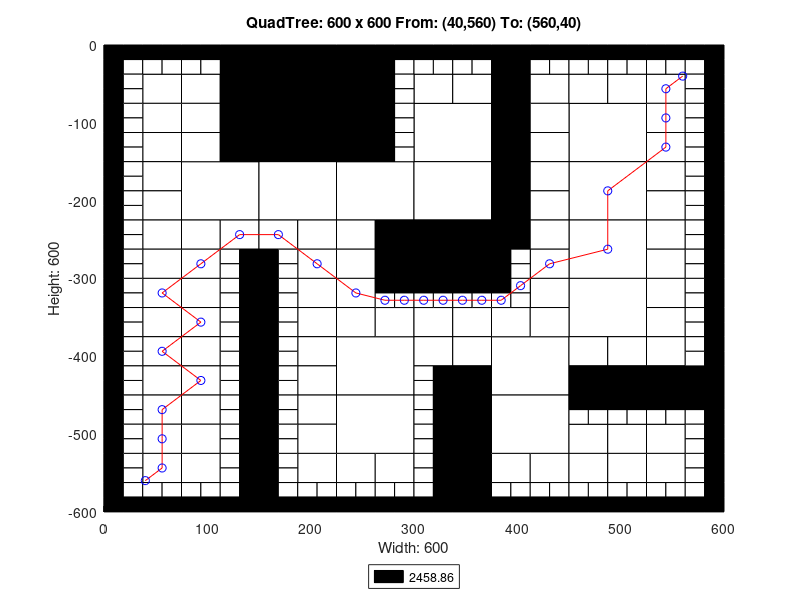

MATLAB code to generate this figure:
axis([0 600 -600 0]);
title('QuadTree: 600 x 600 From: (40,560) To: (560,40)');
xlabel('Width: 600');
ylabel('Height: 600');
rectangle('Position',[150 -75 75 75], 'FaceColor',[0 0 0]);
rectangle('Position',[150 -150 75 75], 'FaceColor',[0 0 0]);
rectangle('Position',[75 -225 75 75], 'FaceColor',[1 1 1]);
rectangle('Position',[150 -225 75 75], 'FaceColor',[1 1 1]);
rectangle('Position',[225 -225 75 75], 'FaceColor',[1 1 1]);
rectangle('Position',[300 -150 75 75], 'FaceColor',[1 1 1]);
rectangle('Position',[450 -150 75 75], 'FaceColor',[1 1 1]);
rectangle('Position',[300 -225 75 75], 'FaceColor',[1 1 1]);
rectangle('Position',[300 -300 75 75], 'FaceColor',[0 0 0]);
rectangle('Position',[450 -225 75 75], 'FaceColor',[1 1 1]);
rectangle('Position',[450 -300 75 75], 'FaceColor',[1 1 1]);
rectangle('Position',[225 -450 75 75], 'FaceColor',[1 1 1]);
rectangle('Position',[225 -525 75 75], 'FaceColor',[1 1 1]);
rectangle('Position',[375 -450 75 75], 'FaceColor',[1 1 1]);
rectangle('Position',[450 -375 75 75], 'FaceColor',[1 1 1]);
rectangle('Position',[375 -525 75 75], 'FaceColor',[1 1 1]);
rectangle('Position',[37.5 -75 37.5 37.5], 'FaceColor',[1 1 1]);
rectangle('Position',[112.5 -37.5 37.5 37.5], 'FaceColor',[0 0 0]);
rectangle('Position',[75 -75 37.5 37.5], 'FaceColor',[1 1 1]);
rectangle('Position',[112.5 -75 37.5 37.5], 'FaceColor',[0 0 0]);
rectangle('Position',[37.5 -112.5 37.5 37.5], 'FaceColor',[1 1 1]);
rectangle('Position',[37.5 -150 37.5 37.5], 'FaceColor',[1 1 1]);
rectangle('Position',[75 -112.5 37.5 37.5], 'FaceColor',[1 1 1]);
rectangle('Position',[112.5 -112.5 37.5 37.5], 'FaceColor',[0 0 0]);
rectangle('Position',[75 -150 37.5 37.5], 'FaceColor',[1 1 1]);
rectangle('Position',[112.5 -150 37.5 37.5], 'FaceColor',[0 0 0]);
rectangle('Position',[225 -37.5 37.5 37.5], 'FaceColor',[0 0 0]);
rectangle('Position',[225 -75 37.5 37.5], 'FaceColor',[0 0 0]);
rectangle('Position',[225 -112.5 37.5 37.5], 'FaceColor',[0 0 0]);
rectangle('Position',[225 -150 37.5 37.5], 'FaceColor',[0 0 0]);
rectangle('Position',[37.5 -187.5 37.5 37.5], 'FaceColor',[1 1 1]);
rectangle('Position',[37.5 -225 37.5 37.5], 'FaceColor',[1 1 1]);
rectangle('Position',[37.5 -262.5 37.5 37.5], 'FaceColor',[1 1 1]);
rectangle('Position',[37.5 -300 37.5 37.5], 'FaceColor',[1 1 1]);
rectangle('Position',[75 -262.5 37.5 37.5], 'FaceColor',[1 1 1]);
rectangle('Position',[112.5 -262.5 37.5 37.5], 'FaceColor',[1 1 1]);
rectangle('Position',[75 -300 37.5 37.5], 'FaceColor',[1 1 1]);
rectangle('Position',[150 -262.5 37.5 37.5], 'FaceColor',[1 1 1]);
rectangle('Position',[187.5 -262.5 37.5 37.5], 'FaceColor',[1 1 1]);
rectangle('Position',[187.5 -300 37.5 37.5], 'FaceColor',[1 1 1]);
rectangle('Position',[225 -262.5 37.5 37.5], 'FaceColor',[1 1 1]);
rectangle('Position',[262.5 -262.5 37.5 37.5], 'FaceColor',[0 0 0]);
rectangle('Position',[225 -300 37.5 37.5], 'FaceColor',[1 1 1]);
rectangle('Position',[262.5 -300 37.5 37.5], 'FaceColor',[0 0 0]);
rectangle('Position',[300 -75 37.5 37.5], 'FaceColor',[1 1 1]);
rectangle('Position',[337.5 -75 37.5 37.5], 'FaceColor',[1 1 1]);
rectangle('Position',[375 -37.5 37.5 37.5], 'FaceColor',[0 0 0]);
rectangle('Position',[375 -75 37.5 37.5], 'FaceColor',[0 0 0]);
rectangle('Position',[412.5 -75 37.5 37.5], 'FaceColor',[1 1 1]);
rectangle('Position',[375 -112.5 37.5 37.5], 'FaceColor',[0 0 0]);
rectangle('Position',[412.5 -112.5 37.5 37.5], 'FaceColor',[1 1 1]);
rectangle('Position',[375 -150 37.5 37.5], 'FaceColor',[0 0 0]);
rectangle('Position',[412.5 -150 37.5 37.5], 'FaceColor',[1 1 1]);
rectangle('Position',[450 -75 37.5 37.5], 'FaceColor',[1 1 1]);
rectangle('Position',[487.5 -75 37.5 37.5], 'FaceColor',[1 1 1]);
rectangle('Position',[525 -75 37.5 37.5], 'FaceColor',[1 1 1]);
rectangle('Position',[525 -112.5 37.5 37.5], 'FaceColor',[1 1 1]);
rectangle('Position',[525 -150 37.5 37.5], 'FaceColor',[1 1 1]);
rectangle('Position',[375 -187.5 37.5 37.5], 'FaceColor',[0 0 0]);
rectangle('Position',[412.5 -187.5 37.5 37.5], 'FaceColor',[1 1 1]);
rectangle('Position',[375 -225 37.5 37.5], 'FaceColor',[0 0 0]);
rectangle('Position',[412.5 -225 37.5 37.5], 'FaceColor',[1 1 1]);
rectangle('Position',[375 -262.5 37.5 37.5], 'FaceColor',[0 0 0]);
rectangle('Position',[412.5 -262.5 37.5 37.5], 'FaceColor',[1 1 1]);
rectangle('Position',[412.5 -300 37.5 37.5], 'FaceColor',[1 1 1]);
rectangle('Position',[525 -187.5 37.5 37.5], 'FaceColor',[1 1 1]);
rectangle('Position',[525 -225 37.5 37.5], 'FaceColor',[1 1 1]);
rectangle('Position',[525 -262.5 37.5 37.5], 'FaceColor',[1 1 1]);
rectangle('Position',[525 -300 37.5 37.5], 'FaceColor',[1 1 1]);
rectangle('Position',[37.5 -337.5 37.5 37.5], 'FaceColor',[1 1 1]);
rectangle('Position',[37.5 -375 37.5 37.5], 'FaceColor',[1 1 1]);
rectangle('Position',[75 -337.5 37.5 37.5], 'FaceColor',[1 1 1]);
rectangle('Position',[75 -375 37.5 37.5], 'FaceColor',[1 1 1]);
rectangle('Position',[37.5 -412.5 37.5 37.5], 'FaceColor',[1 1 1]);
rectangle('Position',[37.5 -450 37.5 37.5], 'FaceColor',[1 1 1]);
rectangle('Position',[75 -412.5 37.5 37.5], 'FaceColor',[1 1 1]);
rectangle('Position',[75 -450 37.5 37.5], 'FaceColor',[1 1 1]);
rectangle('Position',[187.5 -337.5 37.5 37.5], 'FaceColor',[1 1 1]);
rectangle('Position',[187.5 -375 37.5 37.5], 'FaceColor',[1 1 1]);
rectangle('Position',[225 -337.5 37.5 37.5], 'FaceColor',[1 1 1]);
rectangle('Position',[225 -375 37.5 37.5], 'FaceColor',[1 1 1]);
rectangle('Position',[262.5 -375 37.5 37.5], 'FaceColor',[1 1 1]);
rectangle('Position',[187.5 -412.5 37.5 37.5], 'FaceColor',[1 1 1]);
rectangle('Position',[187.5 -450 37.5 37.5], 'FaceColor',[1 1 1]);
rectangle('Position',[37.5 -487.5 37.5 37.5], 'FaceColor',[1 1 1]);
rectangle('Position',[37.5 -525 37.5 37.5], 'FaceColor',[1 1 1]);
rectangle('Position',[75 -487.5 37.5 37.5], 'FaceColor',[1 1 1]);
rectangle('Position',[75 -525 37.5 37.5], 'FaceColor',[1 1 1]);
rectangle('Position',[37.5 -562.5 37.5 37.5], 'FaceColor',[1 1 1]);
rectangle('Position',[75 -562.5 37.5 37.5], 'FaceColor',[1 1 1]);
rectangle('Position',[187.5 -487.5 37.5 37.5], 'FaceColor',[1 1 1]);
rectangle('Position',[187.5 -525 37.5 37.5], 'FaceColor',[1 1 1]);
rectangle('Position',[187.5 -562.5 37.5 37.5], 'FaceColor',[1 1 1]);
rectangle('Position',[225 -562.5 37.5 37.5], 'FaceColor',[1 1 1]);
rectangle('Position',[262.5 -562.5 37.5 37.5], 'FaceColor',[1 1 1]);
rectangle('Position',[300 -375 37.5 37.5], 'FaceColor',[1 1 1]);
rectangle('Position',[337.5 -375 37.5 37.5], 'FaceColor',[1 1 1]);
rectangle('Position',[412.5 -337.5 37.5 37.5], 'FaceColor',[1 1 1]);
rectangle('Position',[375 -375 37.5 37.5], 'FaceColor',[1 1 1]);
rectangle('Position',[412.5 -375 37.5 37.5], 'FaceColor',[1 1 1]);
rectangle('Position',[300 -412.5 37.5 37.5], 'FaceColor',[1 1 1]);
rectangle('Position',[337.5 -412.5 37.5 37.5], 'FaceColor',[1 1 1]);
rectangle('Position',[337.5 -450 37.5 37.5], 'FaceColor',[0 0 0]);
rectangle('Position',[525 -337.5 37.5 37.5], 'FaceColor',[1 1 1]);
rectangle('Position',[525 -375 37.5 37.5], 'FaceColor',[1 1 1]);
rectangle('Position',[450 -412.5 37.5 37.5], 'FaceColor',[1 1 1]);
rectangle('Position',[487.5 -412.5 37.5 37.5], 'FaceColor',[1 1 1]);
rectangle('Position',[450 -450 37.5 37.5], 'FaceColor',[0 0 0]);
rectangle('Position',[487.5 -450 37.5 37.5], 'FaceColor',[0 0 0]);
rectangle('Position',[525 -412.5 37.5 37.5], 'FaceColor',[1 1 1]);
rectangle('Position',[525 -450 37.5 37.5], 'FaceColor',[0 0 0]);
rectangle('Position',[562.5 -450 37.5 37.5], 'FaceColor',[0 0 0]);
rectangle('Position',[337.5 -487.5 37.5 37.5], 'FaceColor',[0 0 0]);
rectangle('Position',[337.5 -525 37.5 37.5], 'FaceColor',[0 0 0]);
rectangle('Position',[337.5 -562.5 37.5 37.5], 'FaceColor',[0 0 0]);
rectangle('Position',[337.5 -600 37.5 37.5], 'FaceColor',[0 0 0]);
rectangle('Position',[375 -562.5 37.5 37.5], 'FaceColor',[1 1 1]);
rectangle('Position',[412.5 -562.5 37.5 37.5], 'FaceColor',[1 1 1]);
rectangle('Position',[450 -525 37.5 37.5], 'FaceColor',[1 1 1]);
rectangle('Position',[487.5 -525 37.5 37.5], 'FaceColor',[1 1 1]);
rectangle('Position',[525 -525 37.5 37.5], 'FaceColor',[1 1 1]);
rectangle('Position',[450 -562.5 37.5 37.5], 'FaceColor',[1 1 1]);
rectangle('Position',[487.5 -562.5 37.5 37.5], 'FaceColor',[1 1 1]);
rectangle('Position',[525 -562.5 37.5 37.5], 'FaceColor',[1 1 1]);
rectangle('Position',[0 -18.75 18.75 18.75], 'FaceColor',[0 0 0]);
rectangle('Position',[18.75 -18.75 18.75 18.75], 'FaceColor',[0 0 0]);
rectangle('Position',[0 -37.5 18.75 18.75], 'FaceColor',[0 0 0]);
rectangle('Position',[18.75 -37.5 18.75 18.75], 'FaceColor',[1 1 1]);
rectangle('Position',[37.5 -18.75 18.75 18.75], 'FaceColor',[0 0 0]);
rectangle('Position',[56.25 -18.75 18.75 18.75], 'FaceColor',[0 0 0]);
rectangle('Position',[37.5 -37.5 18.75 18.75], 'FaceColor',[1 1 1]);
rectangle('Position',[56.25 -37.5 18.75 18.75], 'FaceColor',[1 1 1]);
rectangle('Position',[0 -56.25 18.75 18.75], 'FaceColor',[0 0 0]);
rectangle('Position',[18.75 -56.25 18.75 18.75], 'FaceColor',[1 1 1]);
rectangle('Position',[0 -75 18.75 18.75], 'FaceColor',[0 0 0]);
rectangle('Position',[18.75 -75 18.75 18.75], 'FaceColor',[1 1 1]);
rectangle('Position',[75 -18.75 18.75 18.75], 'FaceColor',[0 0 0]);
rectangle('Position',[93.75 -18.75 18.75 18.75], 'FaceColor',[0 0 0]);
rectangle('Position',[75 -37.5 18.75 18.75], 'FaceColor',[1 1 1]);
rectangle('Position',[93.75 -37.5 18.75 18.75], 'FaceColor',[1 1 1]);
rectangle('Position',[0 -93.75 18.75 18.75], 'FaceColor',[0 0 0]);
rectangle('Position',[18.75 -93.75 18.75 18.75], 'FaceColor',[1 1 1]);
rectangle('Position',[0 -112.5 18.75 18.75], 'FaceColor',[0 0 0]);
rectangle('Position',[18.75 -112.5 18.75 18.75], 'FaceColor',[1 1 1]);
rectangle('Position',[0 -131.25 18.75 18.75], 'FaceColor',[0 0 0]);
rectangle('Position',[18.75 -131.25 18.75 18.75], 'FaceColor',[1 1 1]);
rectangle('Position',[0 -150 18.75 18.75], 'FaceColor',[0 0 0]);
rectangle('Position',[18.75 -150 18.75 18.75], 'FaceColor',[1 1 1]);
rectangle('Position',[262.5 -18.75 18.75 18.75], 'FaceColor',[0 0 0]);
rectangle('Position',[281.25 -18.75 18.75 18.75], 'FaceColor',[0 0 0]);
rectangle('Position',[262.5 -37.5 18.75 18.75], 'FaceColor',[0 0 0]);
rectangle('Position',[281.25 -37.5 18.75 18.75], 'FaceColor',[1 1 1]);
rectangle('Position',[262.5 -56.25 18.75 18.75], 'FaceColor',[0 0 0]);
rectangle('Position',[281.25 -56.25 18.75 18.75], 'FaceColor',[1 1 1]);
rectangle('Position',[262.5 -75 18.75 18.75], 'FaceColor',[0 0 0]);
rectangle('Position',[281.25 -75 18.75 18.75], 'FaceColor',[1 1 1]);
rectangle('Position',[262.5 -93.75 18.75 18.75], 'FaceColor',[0 0 0]);
rectangle('Position',[281.25 -93.75 18.75 18.75], 'FaceColor',[1 1 1]);
rectangle('Position',[262.5 -112.5 18.75 18.75], 'FaceColor',[0 0 0]);
rectangle('Position',[281.25 -112.5 18.75 18.75], 'FaceColor',[1 1 1]);
rectangle('Position',[262.5 -131.25 18.75 18.75], 'FaceColor',[0 0 0]);
rectangle('Position',[281.25 -131.25 18.75 18.75], 'FaceColor',[1 1 1]);
rectangle('Position',[262.5 -150 18.75 18.75], 'FaceColor',[0 0 0]);
rectangle('Position',[281.25 -150 18.75 18.75], 'FaceColor',[1 1 1]);
rectangle('Position',[0 -168.75 18.75 18.75], 'FaceColor',[0 0 0]);
rectangle('Position',[18.75 -168.75 18.75 18.75], 'FaceColor',[1 1 1]);
rectangle('Position',[0 -187.5 18.75 18.75], 'FaceColor',[0 0 0]);
rectangle('Position',[18.75 -187.5 18.75 18.75], 'FaceColor',[1 1 1]);
rectangle('Position',[0 -206.25 18.75 18.75], 'FaceColor',[0 0 0]);
rectangle('Position',[18.75 -206.25 18.75 18.75], 'FaceColor',[1 1 1]);
rectangle('Position',[0 -225 18.75 18.75], 'FaceColor',[0 0 0]);
rectangle('Position',[18.75 -225 18.75 18.75], 'FaceColor',[1 1 1]);
rectangle('Position',[0 -243.75 18.75 18.75], 'FaceColor',[0 0 0]);
rectangle('Position',[18.75 -243.75 18.75 18.75], 'FaceColor',[1 1 1]);
rectangle('Position',[0 -262.5 18.75 18.75], 'FaceColor',[0 0 0]);
rectangle('Position',[18.75 -262.5 18.75 18.75], 'FaceColor',[1 1 1]);
rectangle('Position',[0 -281.25 18.75 18.75], 'FaceColor',[0 0 0]);
rectangle('Position',[18.75 -281.25 18.75 18.75], 'FaceColor',[1 1 1]);
rectangle('Position',[0 -300 18.75 18.75], 'FaceColor',[0 0 0]);
rectangle('Position',[18.75 -300 18.75 18.75], 'FaceColor',[1 1 1]);
rectangle('Position',[112.5 -281.25 18.75 18.75], 'FaceColor',[1 1 1]);
rectangle('Position',[131.25 -281.25 18.75 18.75], 'FaceColor',[0 0 0]);
rectangle('Position',[112.5 -300 18.75 18.75], 'FaceColor',[1 1 1]);
rectangle('Position',[131.25 -300 18.75 18.75], 'FaceColor',[0 0 0]);
rectangle('Position',[150 -281.25 18.75 18.75], 'FaceColor',[0 0 0]);
rectangle('Position',[168.75 -281.25 18.75 18.75], 'FaceColor',[1 1 1]);
rectangle('Position',[150 -300 18.75 18.75], 'FaceColor',[0 0 0]);
rectangle('Position',[168.75 -300 18.75 18.75], 'FaceColor',[1 1 1]);
rectangle('Position',[300 -18.75 18.75 18.75], 'FaceColor',[0 0 0]);
rectangle('Position',[318.75 -18.75 18.75 18.75], 'FaceColor',[0 0 0]);
rectangle('Position',[300 -37.5 18.75 18.75], 'FaceColor',[1 1 1]);
rectangle('Position',[318.75 -37.5 18.75 18.75], 'FaceColor',[1 1 1]);
rectangle('Position',[337.5 -18.75 18.75 18.75], 'FaceColor',[0 0 0]);
rectangle('Position',[356.25 -18.75 18.75 18.75], 'FaceColor',[0 0 0]);
rectangle('Position',[337.5 -37.5 18.75 18.75], 'FaceColor',[1 1 1]);
rectangle('Position',[356.25 -37.5 18.75 18.75], 'FaceColor',[1 1 1]);
rectangle('Position',[412.5 -18.75 18.75 18.75], 'FaceColor',[0 0 0]);
rectangle('Position',[431.25 -18.75 18.75 18.75], 'FaceColor',[0 0 0]);
rectangle('Position',[412.5 -37.5 18.75 18.75], 'FaceColor',[1 1 1]);
rectangle('Position',[431.25 -37.5 18.75 18.75], 'FaceColor',[1 1 1]);
rectangle('Position',[450 -18.75 18.75 18.75], 'FaceColor',[0 0 0]);
rectangle('Position',[468.75 -18.75 18.75 18.75], 'FaceColor',[0 0 0]);
rectangle('Position',[450 -37.5 18.75 18.75], 'FaceColor',[1 1 1]);
rectangle('Position',[468.75 -37.5 18.75 18.75], 'FaceColor',[1 1 1]);
rectangle('Position',[487.5 -18.75 18.75 18.75], 'FaceColor',[0 0 0]);
rectangle('Position',[506.25 -18.75 18.75 18.75], 'FaceColor',[0 0 0]);
rectangle('Position',[487.5 -37.5 18.75 18.75], 'FaceColor',[1 1 1]);
rectangle('Position',[506.25 -37.5 18.75 18.75], 'FaceColor',[1 1 1]);
rectangle('Position',[525 -18.75 18.75 18.75], 'FaceColor',[0 0 0]);
rectangle('Position',[543.75 -18.75 18.75 18.75], 'FaceColor',[0 0 0]);
rectangle('Position',[525 -37.5 18.75 18.75], 'FaceColor',[1 1 1]);
rectangle('Position',[543.75 -37.5 18.75 18.75], 'FaceColor',[1 1 1]);
rectangle('Position',[562.5 -18.75 18.75 18.75], 'FaceColor',[0 0 0]);
rectangle('Position',[581.25 -18.75 18.75 18.75], 'FaceColor',[0 0 0]);
rectangle('Position',[562.5 -37.5 18.75 18.75], 'FaceColor',[1 1 1]);
rectangle('Position',[581.25 -37.5 18.75 18.75], 'FaceColor',[0 0 0]);
rectangle('Position',[562.5 -56.25 18.75 18.75], 'FaceColor',[1 1 1]);
rectangle('Position',[581.25 -56.25 18.75 18.75], 'FaceColor',[0 0 0]);
rectangle('Position',[562.5 -75 18.75 18.75], 'FaceColor',[1 1 1]);
rectangle('Position',[581.25 -75 18.75 18.75], 'FaceColor',[0 0 0]);
rectangle('Position',[562.5 -93.75 18.75 18.75], 'FaceColor',[1 1 1]);
rectangle('Position',[581.25 -93.75 18.75 18.75], 'FaceColor',[0 0 0]);
rectangle('Position',[562.5 -112.5 18.75 18.75], 'FaceColor',[1 1 1]);
rectangle('Position',[581.25 -112.5 18.75 18.75], 'FaceColor',[0 0 0]);
rectangle('Position',[562.5 -131.25 18.75 18.75], 'FaceColor',[1 1 1]);
rectangle('Position',[581.25 -131.25 18.75 18.75], 'FaceColor',[0 0 0]);
rectangle('Position',[562.5 -150 18.75 18.75], 'FaceColor',[1 1 1]);
rectangle('Position',[581.25 -150 18.75 18.75], 'FaceColor',[0 0 0]);
rectangle('Position',[375 -281.25 18.75 18.75], 'FaceColor',[0 0 0]);
rectangle('Position',[393.75 -281.25 18.75 18.75], 'FaceColor',[1 1 1]);
rectangle('Position',[375 -300 18.75 18.75], 'FaceColor',[0 0 0]);
rectangle('Position',[393.75 -300 18.75 18.75], 'FaceColor',[1 1 1]);
rectangle('Position',[562.5 -168.75 18.75 18.75], 'FaceColor',[1 1 1]);
rectangle('Position',[581.25 -168.75 18.75 18.75], 'FaceColor',[0 0 0]);
rectangle('Position',[562.5 -187.5 18.75 18.75], 'FaceColor',[1 1 1]);
rectangle('Position',[581.25 -187.5 18.75 18.75], 'FaceColor',[0 0 0]);
rectangle('Position',[562.5 -206.25 18.75 18.75], 'FaceColor',[1 1 1]);
rectangle('Position',[581.25 -206.25 18.75 18.75], 'FaceColor',[0 0 0]);
rectangle('Position',[562.5 -225 18.75 18.75], 'FaceColor',[1 1 1]);
rectangle('Position',[581.25 -225 18.75 18.75], 'FaceColor',[0 0 0]);
rectangle('Position',[562.5 -243.75 18.75 18.75], 'FaceColor',[1 1 1]);
rectangle('Position',[581.25 -243.75 18.75 18.75], 'FaceColor',[0 0 0]);
rectangle('Position',[562.5 -262.5 18.75 18.75], 'FaceColor',[1 1 1]);
rectangle('Position',[581.25 -262.5 18.75 18.75], 'FaceColor',[0 0 0]);
rectangle('Position',[562.5 -281.25 18.75 18.75], 'FaceColor',[1 1 1]);
rectangle('Position',[581.25 -281.25 18.75 18.75], 'FaceColor',[0 0 0]);
rectangle('Position',[562.5 -300 18.75 18.75], 'FaceColor',[1 1 1]);
rectangle('Position',[581.25 -300 18.75 18.75], 'FaceColor',[0 0 0]);
rectangle('Position',[0 -318.75 18.75 18.75], 'FaceColor',[0 0 0]);
rectangle('Position',[18.75 -318.75 18.75 18.75], 'FaceColor',[1 1 1]);
rectangle('Position',[0 -337.5 18.75 18.75], 'FaceColor',[0 0 0]);
rectangle('Position',[18.75 -337.5 18.75 18.75], 'FaceColor',[1 1 1]);
rectangle('Position',[0 -356.25 18.75 18.75], 'FaceColor',[0 0 0]);
rectangle('Position',[18.75 -356.25 18.75 18.75], 'FaceColor',[1 1 1]);
rectangle('Position',[0 -375 18.75 18.75], 'FaceColor',[0 0 0]);
rectangle('Position',[18.75 -375 18.75 18.75], 'FaceColor',[1 1 1]);
rectangle('Position',[112.5 -318.75 18.75 18.75], 'FaceColor',[1 1 1]);
rectangle('Position',[131.25 -318.75 18.75 18.75], 'FaceColor',[0 0 0]);
rectangle('Position',[112.5 -337.5 18.75 18.75], 'FaceColor',[1 1 1]);
rectangle('Position',[131.25 -337.5 18.75 18.75], 'FaceColor',[0 0 0]);
rectangle('Position',[112.5 -356.25 18.75 18.75], 'FaceColor',[1 1 1]);
rectangle('Position',[131.25 -356.25 18.75 18.75], 'FaceColor',[0 0 0]);
rectangle('Position',[112.5 -375 18.75 18.75], 'FaceColor',[1 1 1]);
rectangle('Position',[131.25 -375 18.75 18.75], 'FaceColor',[0 0 0]);
rectangle('Position',[0 -393.75 18.75 18.75], 'FaceColor',[0 0 0]);
rectangle('Position',[18.75 -393.75 18.75 18.75], 'FaceColor',[1 1 1]);
rectangle('Position',[0 -412.5 18.75 18.75], 'FaceColor',[0 0 0]);
rectangle('Position',[18.75 -412.5 18.75 18.75], 'FaceColor',[1 1 1]);
rectangle('Position',[0 -431.25 18.75 18.75], 'FaceColor',[0 0 0]);
rectangle('Position',[18.75 -431.25 18.75 18.75], 'FaceColor',[1 1 1]);
rectangle('Position',[0 -450 18.75 18.75], 'FaceColor',[0 0 0]);
rectangle('Position',[18.75 -450 18.75 18.75], 'FaceColor',[1 1 1]);
rectangle('Position',[112.5 -393.75 18.75 18.75], 'FaceColor',[1 1 1]);
rectangle('Position',[131.25 -393.75 18.75 18.75], 'FaceColor',[0 0 0]);
rectangle('Position',[112.5 -412.5 18.75 18.75], 'FaceColor',[1 1 1]);
rectangle('Position',[131.25 -412.5 18.75 18.75], 'FaceColor',[0 0 0]);
rectangle('Position',[112.5 -431.25 18.75 18.75], 'FaceColor',[1 1 1]);
rectangle('Position',[131.25 -431.25 18.75 18.75], 'FaceColor',[0 0 0]);
rectangle('Position',[112.5 -450 18.75 18.75], 'FaceColor',[1 1 1]);
rectangle('Position',[131.25 -450 18.75 18.75], 'FaceColor',[0 0 0]);
rectangle('Position',[150 -318.75 18.75 18.75], 'FaceColor',[0 0 0]);
rectangle('Position',[168.75 -318.75 18.75 18.75], 'FaceColor',[1 1 1]);
rectangle('Position',[150 -337.5 18.75 18.75], 'FaceColor',[0 0 0]);
rectangle('Position',[168.75 -337.5 18.75 18.75], 'FaceColor',[1 1 1]);
rectangle('Position',[150 -356.25 18.75 18.75], 'FaceColor',[0 0 0]);
rectangle('Position',[168.75 -356.25 18.75 18.75], 'FaceColor',[1 1 1]);
rectangle('Position',[150 -375 18.75 18.75], 'FaceColor',[0 0 0]);
rectangle('Position',[168.75 -375 18.75 18.75], 'FaceColor',[1 1 1]);
rectangle('Position',[262.5 -318.75 18.75 18.75], 'FaceColor',[0 0 0]);
rectangle('Position',[281.25 -318.75 18.75 18.75], 'FaceColor',[0 0 0]);
rectangle('Position',[262.5 -337.5 18.75 18.75], 'FaceColor',[1 1 1]);
rectangle('Position',[281.25 -337.5 18.75 18.75], 'FaceColor',[1 1 1]);
rectangle('Position',[150 -393.75 18.75 18.75], 'FaceColor',[0 0 0]);
rectangle('Position',[168.75 -393.75 18.75 18.75], 'FaceColor',[1 1 1]);
rectangle('Position',[150 -412.5 18.75 18.75], 'FaceColor',[0 0 0]);
rectangle('Position',[168.75 -412.5 18.75 18.75], 'FaceColor',[1 1 1]);
rectangle('Position',[150 -431.25 18.75 18.75], 'FaceColor',[0 0 0]);
rectangle('Position',[168.75 -431.25 18.75 18.75], 'FaceColor',[1 1 1]);
rectangle('Position',[150 -450 18.75 18.75], 'FaceColor',[0 0 0]);
rectangle('Position',[168.75 -450 18.75 18.75], 'FaceColor',[1 1 1]);
rectangle('Position',[0 -468.75 18.75 18.75], 'FaceColor',[0 0 0]);
rectangle('Position',[18.75 -468.75 18.75 18.75], 'FaceColor',[1 1 1]);
rectangle('Position',[0 -487.5 18.75 18.75], 'FaceColor',[0 0 0]);
rectangle('Position',[18.75 -487.5 18.75 18.75], 'FaceColor',[1 1 1]);
rectangle('Position',[0 -506.25 18.75 18.75], 'FaceColor',[0 0 0]);
rectangle('Position',[18.75 -506.25 18.75 18.75], 'FaceColor',[1 1 1]);
rectangle('Position',[0 -525 18.75 18.75], 'FaceColor',[0 0 0]);
rectangle('Position',[18.75 -525 18.75 18.75], 'FaceColor',[1 1 1]);
rectangle('Position',[112.5 -468.75 18.75 18.75], 'FaceColor',[1 1 1]);
rectangle('Position',[131.25 -468.75 18.75 18.75], 'FaceColor',[0 0 0]);
rectangle('Position',[112.5 -487.5 18.75 18.75], 'FaceColor',[1 1 1]);
rectangle('Position',[131.25 -487.5 18.75 18.75], 'FaceColor',[0 0 0]);
rectangle('Position',[112.5 -506.25 18.75 18.75], 'FaceColor',[1 1 1]);
rectangle('Position',[131.25 -506.25 18.75 18.75], 'FaceColor',[0 0 0]);
rectangle('Position',[112.5 -525 18.75 18.75], 'FaceColor',[1 1 1]);
rectangle('Position',[131.25 -525 18.75 18.75], 'FaceColor',[0 0 0]);
rectangle('Position',[0 -543.75 18.75 18.75], 'FaceColor',[0 0 0]);
rectangle('Position',[18.75 -543.75 18.75 18.75], 'FaceColor',[1 1 1]);
rectangle('Position',[0 -562.5 18.75 18.75], 'FaceColor',[0 0 0]);
rectangle('Position',[18.75 -562.5 18.75 18.75], 'FaceColor',[1 1 1]);
rectangle('Position',[0 -581.25 18.75 18.75], 'FaceColor',[0 0 0]);
rectangle('Position',[18.75 -581.25 18.75 18.75], 'FaceColor',[1 1 1]);
rectangle('Position',[0 -600 18.75 18.75], 'FaceColor',[0 0 0]);
rectangle('Position',[18.75 -600 18.75 18.75], 'FaceColor',[0 0 0]);
rectangle('Position',[37.5 -581.25 18.75 18.75], 'FaceColor',[1 1 1]);
rectangle('Position',[56.25 -581.25 18.75 18.75], 'FaceColor',[1 1 1]);
rectangle('Position',[37.5 -600 18.75 18.75], 'FaceColor',[0 0 0]);
rectangle('Position',[56.25 -600 18.75 18.75], 'FaceColor',[0 0 0]);
rectangle('Position',[112.5 -543.75 18.75 18.75], 'FaceColor',[1 1 1]);
rectangle('Position',[131.25 -543.75 18.75 18.75], 'FaceColor',[0 0 0]);
rectangle('Position',[112.5 -562.5 18.75 18.75], 'FaceColor',[1 1 1]);
rectangle('Position',[131.25 -562.5 18.75 18.75], 'FaceColor',[0 0 0]);
rectangle('Position',[75 -581.25 18.75 18.75], 'FaceColor',[1 1 1]);
rectangle('Position',[93.75 -581.25 18.75 18.75], 'FaceColor',[1 1 1]);
rectangle('Position',[75 -600 18.75 18.75], 'FaceColor',[0 0 0]);
rectangle('Position',[93.75 -600 18.75 18.75], 'FaceColor',[0 0 0]);
rectangle('Position',[112.5 -581.25 18.75 18.75], 'FaceColor',[1 1 1]);
rectangle('Position',[131.25 -581.25 18.75 18.75], 'FaceColor',[0 0 0]);
rectangle('Position',[112.5 -600 18.75 18.75], 'FaceColor',[0 0 0]);
rectangle('Position',[131.25 -600 18.75 18.75], 'FaceColor',[0 0 0]);
rectangle('Position',[150 -468.75 18.75 18.75], 'FaceColor',[0 0 0]);
rectangle('Position',[168.75 -468.75 18.75 18.75], 'FaceColor',[1 1 1]);
rectangle('Position',[150 -487.5 18.75 18.75], 'FaceColor',[0 0 0]);
rectangle('Position',[168.75 -487.5 18.75 18.75], 'FaceColor',[1 1 1]);
rectangle('Position',[150 -506.25 18.75 18.75], 'FaceColor',[0 0 0]);
rectangle('Position',[168.75 -506.25 18.75 18.75], 'FaceColor',[1 1 1]);
rectangle('Position',[150 -525 18.75 18.75], 'FaceColor',[0 0 0]);
rectangle('Position',[168.75 -525 18.75 18.75], 'FaceColor',[1 1 1]);
rectangle('Position',[150 -543.75 18.75 18.75], 'FaceColor',[0 0 0]);
rectangle('Position',[168.75 -543.75 18.75 18.75], 'FaceColor',[1 1 1]);
rectangle('Position',[150 -562.5 18.75 18.75], 'FaceColor',[0 0 0]);
rectangle('Position',[168.75 -562.5 18.75 18.75], 'FaceColor',[1 1 1]);
rectangle('Position',[150 -581.25 18.75 18.75], 'FaceColor',[0 0 0]);
rectangle('Position',[168.75 -581.25 18.75 18.75], 'FaceColor',[1 1 1]);
rectangle('Position',[150 -600 18.75 18.75], 'FaceColor',[0 0 0]);
rectangle('Position',[168.75 -600 18.75 18.75], 'FaceColor',[0 0 0]);
rectangle('Position',[187.5 -581.25 18.75 18.75], 'FaceColor',[1 1 1]);
rectangle('Position',[206.25 -581.25 18.75 18.75], 'FaceColor',[1 1 1]);
rectangle('Position',[187.5 -600 18.75 18.75], 'FaceColor',[0 0 0]);
rectangle('Position',[206.25 -600 18.75 18.75], 'FaceColor',[0 0 0]);
rectangle('Position',[225 -581.25 18.75 18.75], 'FaceColor',[1 1 1]);
rectangle('Position',[243.75 -581.25 18.75 18.75], 'FaceColor',[1 1 1]);
rectangle('Position',[225 -600 18.75 18.75], 'FaceColor',[0 0 0]);
rectangle('Position',[243.75 -600 18.75 18.75], 'FaceColor',[0 0 0]);
rectangle('Position',[262.5 -581.25 18.75 18.75], 'FaceColor',[1 1 1]);
rectangle('Position',[281.25 -581.25 18.75 18.75], 'FaceColor',[1 1 1]);
rectangle('Position',[262.5 -600 18.75 18.75], 'FaceColor',[0 0 0]);
rectangle('Position',[281.25 -600 18.75 18.75], 'FaceColor',[0 0 0]);
rectangle('Position',[300 -318.75 18.75 18.75], 'FaceColor',[0 0 0]);
rectangle('Position',[318.75 -318.75 18.75 18.75], 'FaceColor',[0 0 0]);
rectangle('Position',[300 -337.5 18.75 18.75], 'FaceColor',[1 1 1]);
rectangle('Position',[318.75 -337.5 18.75 18.75], 'FaceColor',[1 1 1]);
rectangle('Position',[337.5 -318.75 18.75 18.75], 'FaceColor',[0 0 0]);
rectangle('Position',[356.25 -318.75 18.75 18.75], 'FaceColor',[0 0 0]);
rectangle('Position',[337.5 -337.5 18.75 18.75], 'FaceColor',[1 1 1]);
rectangle('Position',[356.25 -337.5 18.75 18.75], 'FaceColor',[1 1 1]);
rectangle('Position',[375 -318.75 18.75 18.75], 'FaceColor',[0 0 0]);
rectangle('Position',[393.75 -318.75 18.75 18.75], 'FaceColor',[1 1 1]);
rectangle('Position',[375 -337.5 18.75 18.75], 'FaceColor',[1 1 1]);
rectangle('Position',[393.75 -337.5 18.75 18.75], 'FaceColor',[1 1 1]);
rectangle('Position',[300 -431.25 18.75 18.75], 'FaceColor',[1 1 1]);
rectangle('Position',[318.75 -431.25 18.75 18.75], 'FaceColor',[0 0 0]);
rectangle('Position',[300 -450 18.75 18.75], 'FaceColor',[1 1 1]);
rectangle('Position',[318.75 -450 18.75 18.75], 'FaceColor',[0 0 0]);
rectangle('Position',[562.5 -318.75 18.75 18.75], 'FaceColor',[1 1 1]);
rectangle('Position',[581.25 -318.75 18.75 18.75], 'FaceColor',[0 0 0]);
rectangle('Position',[562.5 -337.5 18.75 18.75], 'FaceColor',[1 1 1]);
rectangle('Position',[581.25 -337.5 18.75 18.75], 'FaceColor',[0 0 0]);
rectangle('Position',[562.5 -356.25 18.75 18.75], 'FaceColor',[1 1 1]);
rectangle('Position',[581.25 -356.25 18.75 18.75], 'FaceColor',[0 0 0]);
rectangle('Position',[562.5 -375 18.75 18.75], 'FaceColor',[1 1 1]);
rectangle('Position',[581.25 -375 18.75 18.75], 'FaceColor',[0 0 0]);
rectangle('Position',[562.5 -393.75 18.75 18.75], 'FaceColor',[1 1 1]);
rectangle('Position',[581.25 -393.75 18.75 18.75], 'FaceColor',[0 0 0]);
rectangle('Position',[562.5 -412.5 18.75 18.75], 'FaceColor',[1 1 1]);
rectangle('Position',[581.25 -412.5 18.75 18.75], 'FaceColor',[0 0 0]);
rectangle('Position',[300 -468.75 18.75 18.75], 'FaceColor',[1 1 1]);
rectangle('Position',[318.75 -468.75 18.75 18.75], 'FaceColor',[0 0 0]);
rectangle('Position',[300 -487.5 18.75 18.75], 'FaceColor',[1 1 1]);
rectangle('Position',[318.75 -487.5 18.75 18.75], 'FaceColor',[0 0 0]);
rectangle('Position',[300 -506.25 18.75 18.75], 'FaceColor',[1 1 1]);
rectangle('Position',[318.75 -506.25 18.75 18.75], 'FaceColor',[0 0 0]);
rectangle('Position',[300 -525 18.75 18.75], 'FaceColor',[1 1 1]);
rectangle('Position',[318.75 -525 18.75 18.75], 'FaceColor',[0 0 0]);
rectangle('Position',[300 -543.75 18.75 18.75], 'FaceColor',[1 1 1]);
rectangle('Position',[318.75 -543.75 18.75 18.75], 'FaceColor',[0 0 0]);
rectangle('Position',[300 -562.5 18.75 18.75], 'FaceColor',[1 1 1]);
rectangle('Position',[318.75 -562.5 18.75 18.75], 'FaceColor',[0 0 0]);
rectangle('Position',[300 -581.25 18.75 18.75], 'FaceColor',[1 1 1]);
rectangle('Position',[318.75 -581.25 18.75 18.75], 'FaceColor',[0 0 0]);
rectangle('Position',[300 -600 18.75 18.75], 'FaceColor',[0 0 0]);
rectangle('Position',[318.75 -600 18.75 18.75], 'FaceColor',[0 0 0]);
rectangle('Position',[375 -581.25 18.75 18.75], 'FaceColor',[1 1 1]);
rectangle('Position',[393.75 -581.25 18.75 18.75], 'FaceColor',[1 1 1]);
rectangle('Position',[375 -600 18.75 18.75], 'FaceColor',[0 0 0]);
rectangle('Position',[393.75 -600 18.75 18.75], 'FaceColor',[0 0 0]);
rectangle('Position',[412.5 -581.25 18.75 18.75], 'FaceColor',[1 1 1]);
rectangle('Position',[431.25 -581.25 18.75 18.75], 'FaceColor',[1 1 1]);
rectangle('Position',[412.5 -600 18.75 18.75], 'FaceColor',[0 0 0]);
rectangle('Position',[431.25 -600 18.75 18.75], 'FaceColor',[0 0 0]);
rectangle('Position',[450 -468.75 18.75 18.75], 'FaceColor',[0 0 0]);
rectangle('Position',[468.75 -468.75 18.75 18.75], 'FaceColor',[0 0 0]);
rectangle('Position',[450 -487.5 18.75 18.75], 'FaceColor',[1 1 1]);
rectangle('Position',[468.75 -487.5 18.75 18.75], 'FaceColor',[1 1 1]);
rectangle('Position',[487.5 -468.75 18.75 18.75], 'FaceColor',[0 0 0]);
rectangle('Position',[506.25 -468.75 18.75 18.75], 'FaceColor',[0 0 0]);
rectangle('Position',[487.5 -487.5 18.75 18.75], 'FaceColor',[1 1 1]);
rectangle('Position',[506.25 -487.5 18.75 18.75], 'FaceColor',[1 1 1]);
rectangle('Position',[525 -468.75 18.75 18.75], 'FaceColor',[0 0 0]);
rectangle('Position',[543.75 -468.75 18.75 18.75], 'FaceColor',[0 0 0]);
rectangle('Position',[525 -487.5 18.75 18.75], 'FaceColor',[1 1 1]);
rectangle('Position',[543.75 -487.5 18.75 18.75], 'FaceColor',[1 1 1]);
rectangle('Position',[562.5 -468.75 18.75 18.75], 'FaceColor',[0 0 0]);
rectangle('Position',[581.25 -468.75 18.75 18.75], 'FaceColor',[0 0 0]);
rectangle('Position',[562.5 -487.5 18.75 18.75], 'FaceColor',[1 1 1]);
rectangle('Position',[581.25 -487.5 18.75 18.75], 'FaceColor',[0 0 0]);
rectangle('Position',[562.5 -506.25 18.75 18.75], 'FaceColor',[1 1 1]);
rectangle('Position',[581.25 -506.25 18.75 18.75], 'FaceColor',[0 0 0]);
rectangle('Position',[562.5 -525 18.75 18.75], 'FaceColor',[1 1 1]);
rectangle('Position',[581.25 -525 18.75 18.75], 'FaceColor',[0 0 0]);
rectangle('Position',[450 -581.25 18.75 18.75], 'FaceColor',[1 1 1]);
rectangle('Position',[468.75 -581.25 18.75 18.75], 'FaceColor',[1 1 1]);
rectangle('Position',[450 -600 18.75 18.75], 'FaceColor',[0 0 0]);
rectangle('Position',[468.75 -600 18.75 18.75], 'FaceColor',[0 0 0]);
rectangle('Position',[487.5 -581.25 18.75 18.75], 'FaceColor',[1 1 1]);
rectangle('Position',[506.25 -581.25 18.75 18.75], 'FaceColor',[1 1 1]);
rectangle('Position',[487.5 -600 18.75 18.75], 'FaceColor',[0 0 0]);
rectangle('Position',[506.25 -600 18.75 18.75], 'FaceColor',[0 0 0]);
rectangle('Position',[562.5 -543.75 18.75 18.75], 'FaceColor',[1 1 1]);
rectangle('Position',[581.25 -543.75 18.75 18.75], 'FaceColor',[0 0 0]);
rectangle('Position',[562.5 -562.5 18.75 18.75], 'FaceColor',[1 1 1]);
rectangle('Position',[581.25 -562.5 18.75 18.75], 'FaceColor',[0 0 0]);
rectangle('Position',[525 -581.25 18.75 18.75], 'FaceColor',[1 1 1]);
rectangle('Position',[543.75 -581.25 18.75 18.75], 'FaceColor',[1 1 1]);
rectangle('Position',[525 -600 18.75 18.75], 'FaceColor',[0 0 0]);
rectangle('Position',[543.75 -600 18.75 18.75], 'FaceColor',[0 0 0]);
rectangle('Position',[562.5 -581.25 18.75 18.75], 'FaceColor',[1 1 1]);
rectangle('Position',[581.25 -581.25 18.75 18.75], 'FaceColor',[0 0 0]);
rectangle('Position',[562.5 -600 18.75 18.75], 'FaceColor',[0 0 0]);
rectangle('Position',[581.25 -600 18.75 18.75], 'FaceColor',[0 0 0]);
X=[560,543.75,543.75,543.75,487.5,487.5,431.25,403.125,384.375,365.625,346.875,328.125,309.375,290.625,271.875,243.75,206.25,168.75,131.25,93.75,56.25,93.75,56.25,93.75,56.25,56.25,56.25,40];
Y=[-40,-56.25,-93.75,-131.25,-187.5,-262.5,-281.25,-309.375,-328.125,-328.125,-328.125,-328.125,-328.125,-328.125,-328.125,-318.75,-281.25,-243.75,-243.75,-281.25,-318.75,-356.25,-393.75,-431.25,-468.75,-506.25,-543.75,-560];
hold on;
plot(X,Y,'r');
plot(X,Y,'bo');
legend('2458.86','Location','southoutside');
